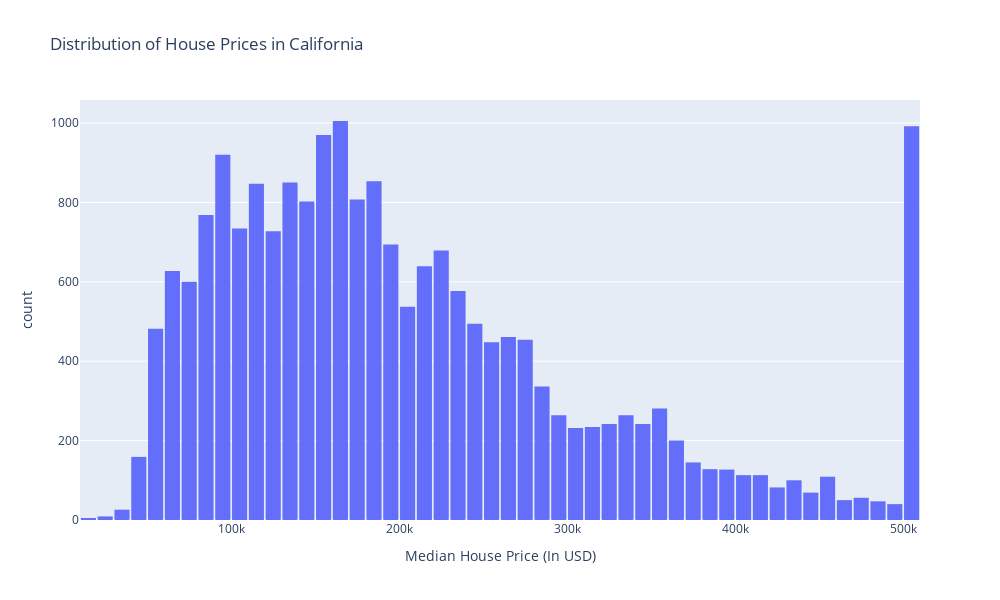

The code cell stored with this chart in its notebook:
### Code cell
# Histogram to visualize the distribution of house prices in California
fig = px.histogram(data, 
                   x = 'Median_House_Value',
                   nbins = 50,
                   title = 'Distribution of House Prices in California',
                   labels = {'Median_House_Value':'Median House Price (In USD)'}
                   )
fig.update_layout(bargap=0.1)
fig.update_layout(width=1000, height=600)
#fig.write_image('histogram_house_prices.png')
#fig.show(renderer='png')
fig.show()

### Figure 1 — Plotly figure (JSON) as saved in the notebook; plotly's stock layout.template omitted (floating-point values rounded to 4 significant figures; data arrays with more than 128 entries replaced by an {"elided": "..."} marker saying what was removed)
{"data": [{"bingroup": "x", "hovertemplate": "Median House Price (In USD)=%{x}<br>count=%{y}<extra></extra>", "legendgroup": "", "marker": {"color": "#636efa", "pattern": {"shape": ""}}, "name": "", "nbinsx": 50, "orientation": "v", "showlegend": false, "type": "histogram", "x": {"elided": "20640 float values"}, "xaxis": "x", "yaxis": "y"}], "layout": {"bargap": 0.1, "barmode": "relative", "height": 600, "legend": {"tracegroupgap": 0}, "title": {"text": "Distribution of House Prices in California"}, "width": 1000, "xaxis": {"anchor": "y", "domain": [0, 1], "title": {"text": "Median House Price (In USD)"}}, "yaxis": {"anchor": "x", "domain": [0, 1], "title": {"text": "count"}}}}
